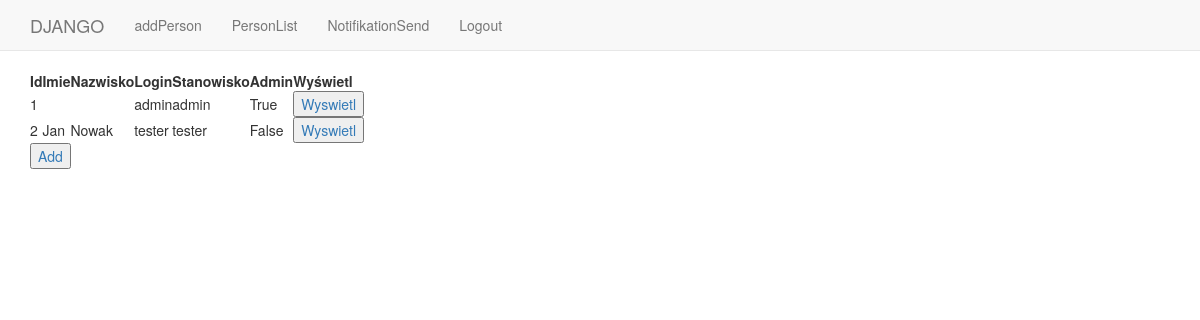
/polls/PersonList/ (signed in), run on an earlier commit of the app's database.
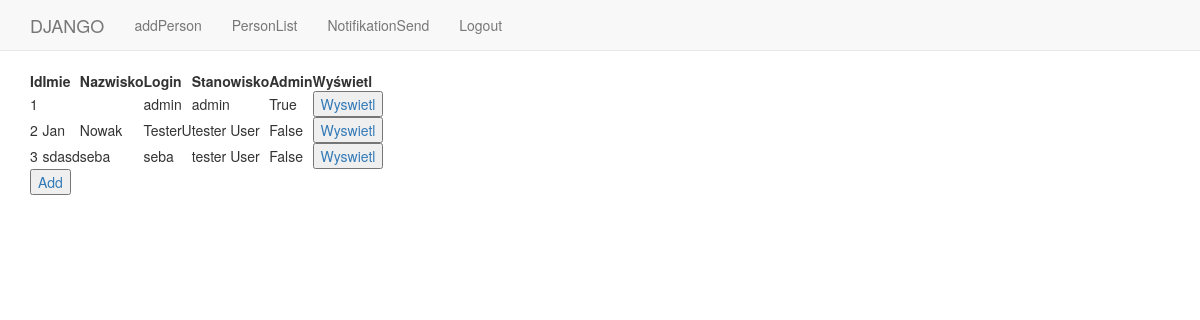
And on a later commit of the database.
### polls/models.py (models this page shows)
class Person(models.Model):
    user = models.OneToOneField(User, on_delete=models.CASCADE)
    position = models.CharField(max_length=60)
    admin = models.BooleanField(default=False)

### polls/views.py (the view)
# urls.py: path('PersonList/', views.PersonList.as_view(), name='personList'),
class PersonList(generic.ListView):
    template_name = 'polls/person.html'
    context_object_name = 'person'
    def get_queryset(self):
        if not self.request.user.is_authenticated:
            return HttpResponseRedirect(reverse('polls:login'))
        else:
            return Person.objects.order_by('user')

### templates/polls/person.html
{% extends "polls/base.html" %}
{% block body_block %}
<table>
  <tr>
      <th>Id</th>
      <th>Imie</th>
      <th>Nazwisko</th>
      <th>Login</th>
      <th>Stanowisko</th>
      <th>Admin</th>
      <th>Wyświetl</th>
  </tr>
{% if person.count > 0  %}
    <tr>
    {% for p in person %}
         <td>{{ p.id }}</td>
         <td>{{ p.user.first_name }}</td>
         <td>{{ p.user.last_name }}</td>
         <td>{{ p.user.username }}</td>
         <td>{{ p.position }}</td>
         <td>{{ p.admin }}</td>
        <td><a href="{% url 'polls:detailPerson'  p.id %}"><button value="Wyswietl">Wyswietl</button> </a></td></tr>
    {% endfor %}
{% else %}
    <p>No polls are available.</p>
{% endif %}
</table>
<a href="{% url 'polls:register' %}" ><button>Add</button></a>
{% endblock %}

### templates/polls/base.html (shortened to what this page needs)
<!DOCTYPE html>
<html>
  <head>
    <link rel="stylesheet" href="https://maxcdn.bootstrapcdn.com/bootstrap/3.3.7/css/bootstrap.min.css">
  <link rel="stylesheet" href="https://cdnjs.cloudflare.com/ajax/libs/jquery-datetimepicker/2.5.20/jquery.datetimepicker.min.css" />
</head>
  <body>
    <nav class="navbar navbar-default navbar-static-top">
      <div class="container">
        <ul class="nav navbar-nav">
          <li><a class="navbar-brand" href="{% url 'polls:startpage' %}">DJANGO</a></li>
          <li><a class="navbar-link" href="{% url 'polls:register' %}">addPerson</a></li>
          <li><a class="navbar-link" href="{% url 'polls:personList' %}">PersonList</a></li>
            <li><a class="navbar-link" href="{% url 'polls:notifikationSend' %}">NotifikationSend</a></li>
          {% if user.is_authenticated %}
            <li><a href="{% url 'polls:logout' %}">Logout</a></li>
          {% else %}
            <li><a class="navbar-link" href="{% url 'polls:login' %}">Login</a></li>
          {% endif %}
</ul>
      </div>
    </nav>
    <div class="container">
    {% block body_block %}
    {% endblock %}
    </div>
  </body>
</html>

What changed in the data, as far as the page shows it:
changed Person "Jan": user.username "tester" → "TesterU"; position "tester" → "tester User"
added Person: id "3", user.first_name "sdasd", user.last_name "seba", user.username "seba", position "tester User", admin "False"
